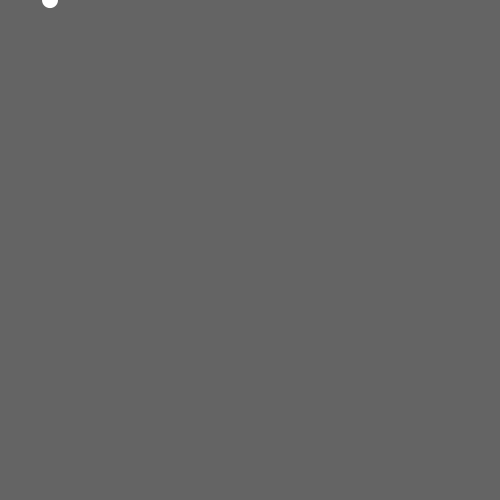
Frame 1 (no input)
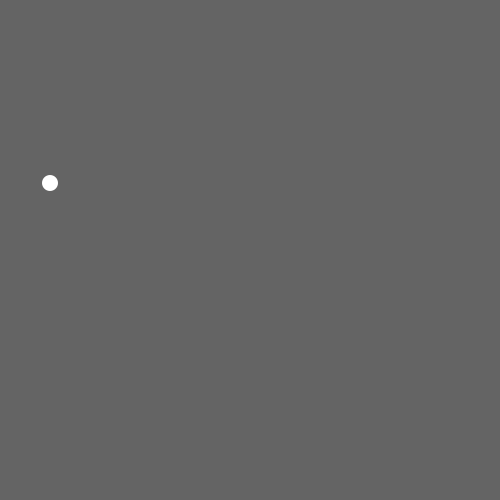
Frame 60 (the mouse pressed at the canvas centre just before this capture)
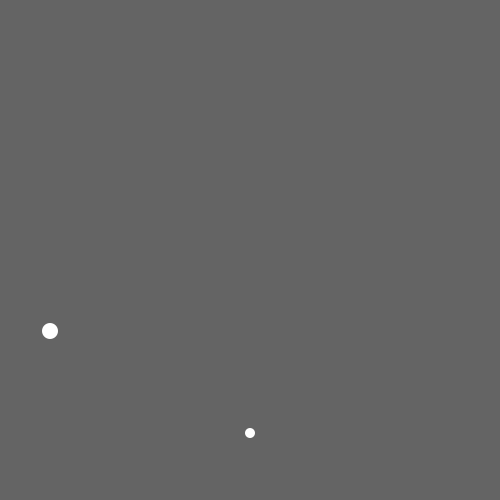
Frame 120 (the mouse held since frame 60 and released just before this capture)

The Processing sketch that drew these frames (run headless with seeded random() and noise(); from frame 60 on, the mouse is pressed at the canvas centre):

// Processing sketch: processing_104299
// ── processing_104299.pde

Ball [] balls = new Ball [1];
float gravity = 0.1;

void setup() {
 size(500, 500);
 smooth();
 frameRate(30);
 //Initialize ball index 0
 balls [0] = new Ball(50, 0, 16); 
}

void draw() {
 background(100);
 for (int i = 0; i < balls.length; i++) {
   balls[i].gravity();
   balls[i].move();
   balls[i].display();
 }
}
 
 void mousePressed() {
  // A new ball object
  Ball b = new Ball (mouseX, mouseY, 10);
 // Append to array
 balls = (Ball[]) append(balls,b);
 // Here, the function, append() adds an element to the end of the array. append to, and the second is the thing you want to append.  
 }
 
 class Ball {
  float x;
  float y;
  float speed;
  float w;
  
  Ball(float tempX, float tempY, float tempW) {
   x = tempX;
   y = tempY;
   w = tempW;
   speed = 0; 
  }
  
  void gravity() {
   // Add gravity to speed
   speed = speed + gravity; 
  }
  
  void move() {
   // Add speed to y location
  y = y + speed;
  // if square reaches the bottom
  // reverse speed
  if (y > height) {
   speed = speed * - 0.95;
  y = height;
   }
  }
  
  void display() {
   fill(255);
   noStroke();
   ellipse(x, y, w, w);
   
  }
 }
